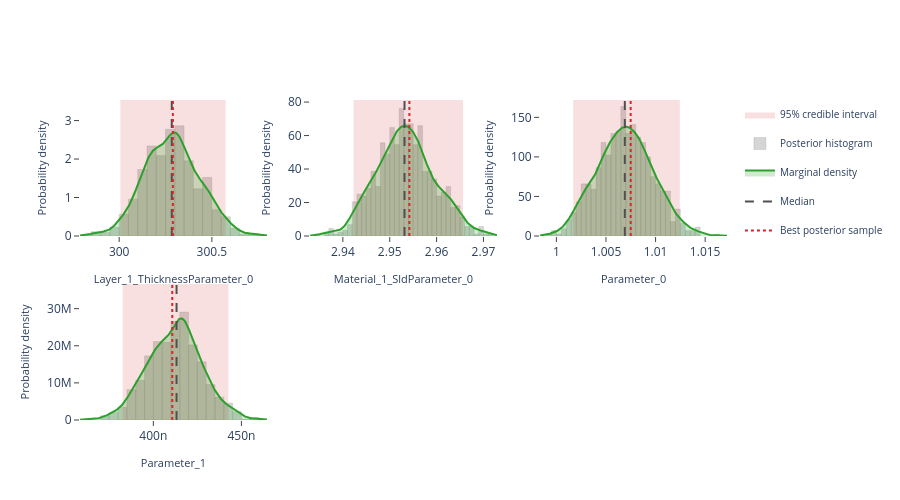

Notebook code for this chart:
### Markdown cell above
## Interactive posterior plots

The next three cells render the same Plotly figures that are shown on the
Bayesian Posterior tab of the EasyReflectometryApp:

* **Marginals** — per-parameter distribution: histogram + smooth KDE marginal,
  shaded 95% credible interval, and median / best-sample lines
  (`plot_distribution` or `posterior.distribution()`)
* **Corner plot** — pairwise marginals + 2-D contours + scatter (`plot_corner`)
* **Traces** — per-chain trace + marginal histogram (`plot_trace`)

The standalone helpers are called with ``return_figure=True`` so they return a
Plotly ``Figure`` that we render in the notebook with ``fig.show()``; the
``PosteriorResults`` methods return the figure directly.

### Code cell
# ---- Marginal posterior distributions ---------------------------------------
# One panel per free parameter, each overlaying the posterior histogram, a
# smooth Gaussian-KDE marginal, the shaded 95% credible interval, and the
# median / best-sample reference lines.  Mirrors the "Marginals" sub-tab in
# the EasyReflectometryApp.

# The PosteriorResults method passes ``logp`` through automatically so the
# best posterior sample (MAP) line is drawn:
fig = posterior.distribution()
fig.show()

# Standalone equivalent (pass ``logp`` to get the best-sample line):
# fig = plot_distribution(
#     posterior.draws,
#     posterior.param_names,
#     logp=posterior.logp,
#     return_figure=True,
# )
# fig.show()

### Figure 1 — Plotly figure (JSON) as saved in the notebook; plotly's stock layout.template omitted (floating-point values rounded to 4 significant figures; data arrays with more than 128 entries replaced by an {"elided": "..."} marker saying what was removed)
{"data": [{"fill": "toself", "fillcolor": "rgba(214, 39, 40, 0.14)", "hoverinfo": "skip", "legendgroup": "95% credible interval", "line": {"color": "rgba(214, 39, 40, 0.14)", "width": 0}, "mode": "lines", "name": "95% credible interval", "showlegend": true, "type": "scatter", "x": [300.0, 300.6, 300.6, 300.0, 300.0], "xaxis": "x", "y": [0.0, 0.0, 3.534, 3.534, 0.0], "yaxis": "y"}, {"histnorm": "probability density", "hovertemplate": "sample=%{x:.4f}<br>density: %{y:.2f}<extra></extra>", "legendgroup": "histogram", "marker": {"color": "rgba(120, 120, 120, 0.38)", "line": {"color": "rgba(120, 120, 120, 0.24)", "width": 1}}, "name": "Posterior histogram", "nbinsx": 40, "opacity": 0.82, "showlegend": true, "type": "histogram", "x": {"elided": "880 float values"}, "xaxis": "x", "yaxis": "y"}, {"fill": "tozeroy", "fillcolor": "rgba(44, 160, 44, 0.22)", "hovertemplate": "Layer_1_ThicknessParameter_0: %{x:.4f}<br>density: %{y:.4f}<extra></extra>", "legendgroup": "marginal", "line": {"color": "rgb(44, 160, 44)", "width": 2}, "mode": "lines", "name": "Marginal density", "showlegend": true, "type": "scatter", "x": {"elided": "256 float values"}, "xaxis": "x", "y": {"elided": "256 float values"}, "yaxis": "y"}, {"hovertemplate": "Median: %{x:.4f}<extra></extra>", "legendgroup": "Median", "line": {"color": "rgb(80, 80, 80)", "dash": "dash", "width": 2}, "mode": "lines", "name": "Median", "showlegend": true, "type": "scatter", "x": [300.3, 300.3], "xaxis": "x", "y": [0.0, 3.534], "yaxis": "y"}, {"hovertemplate": "Best posterior sample: %{x:.4f}<extra></extra>", "legendgroup": "Best posterior sample", "line": {"color": "rgb(214, 39, 40)", "dash": "dot", "width": 2}, "mode": "lines", "name": "Best posterior sample", "showlegend": true, "type": "scatter", "x": [300.3, 300.3], "xaxis": "x", "y": [0.0, 3.534], "yaxis": "y"}, {"fill": "toself", "fillcolor": "rgba(214, 39, 40, 0.14)", "hoverinfo": "skip", "legendgroup": "95% credible interval", "line": {"color": "rgba(214, 39, 40, 0.14)", "width": 0}, "mode": "lines", "name": "95% credible interval", "showlegend": false, "type": "scatter", "x": [2.942, 2.966, 2.966, 2.942, 2.942], "xaxis": "x2", "y": [0.0, 0.0, 81.24, 81.24, 0.0], "yaxis": "y2"}, {"histnorm": "probability density", "hovertemplate": "sample=%{x:.4f}<br>density: %{y:.2f}<extra></extra>", "legendgroup": "histogram", "marker": {"color": "rgba(120, 120, 120, 0.38)", "line": {"color": "rgba(120, 120, 120, 0.24)", "width": 1}}, "name": "Posterior histogram", "nbinsx": 40, "opacity": 0.82, "showlegend": false, "type": "histogram", "x": {"elided": "880 float values"}, "xaxis": "x2", "yaxis": "y2"}, {"fill": "tozeroy", "fillcolor": "rgba(44, 160, 44, 0.22)", "hovertemplate": "Material_1_SldParameter_0: %{x:.4f}<br>density: %{y:.4f}<extra></extra>", "legendgroup": "marginal", "line": {"color": "rgb(44, 160, 44)", "width": 2}, "mode": "lines", "name": "Marginal density", "showlegend": false, "type": "scatter", "x": {"elided": "256 float values"}, "xaxis": "x2", "y": {"elided": "256 float values"}, "yaxis": "y2"}, {"hovertemplate": "Median: %{x:.4f}<extra></extra>", "legendgroup": "Median", "line": {"color": "rgb(80, 80, 80)", "dash": "dash", "width": 2}, "mode": "lines", "name": "Median", "showlegend": false, "type": "scatter", "x": [2.953, 2.953], "xaxis": "x2", "y": [0.0, 81.24], "yaxis": "y2"}, {"hovertemplate": "Best posterior sample: %{x:.4f}<extra></extra>", "legendgroup": "Best posterior sample", "line": {"color": "rgb(214, 39, 40)", "dash": "dot", "width": 2}, "mode": "lines", "name": "Best posterior sample", "showlegend": false, "type": "scatter", "x": [2.954, 2.954], "xaxis": "x2", "y": [0.0, 81.24], "yaxis": "y2"}, {"fill": "toself", "fillcolor": "rgba(214, 39, 40, 0.14)", "hoverinfo": "skip", "legendgroup": "95% credible interval", "line": {"color": "rgba(214, 39, 40, 0.14)", "width": 0}, "mode": "lines", "name": "95% credible interval", "showlegend": false, "type": "scatter", "x": [1.002, 1.012, 1.012, 1.002, 1.002], "xaxis": "x3", "y": [0.0, 0.0, 171.9, 171.9, 0.0], "yaxis": "y3"}, {"histnorm": "probability density", "hovertemplate": "sample=%{x:.4f}<br>density: %{y:.2f}<extra></extra>", "legendgroup": "histogram", "marker": {"color": "rgba(120, 120, 120, 0.38)", "line": {"color": "rgba(120, 120, 120, 0.24)", "width": 1}}, "name": "Posterior histogram", "nbinsx": 40, "opacity": 0.82, "showlegend": false, "type": "histogram", "x": {"elided": "880 float values"}, "xaxis": "x3", "yaxis": "y3"}, {"fill": "tozeroy", "fillcolor": "rgba(44, 160, 44, 0.22)", "hovertemplate": "Parameter_0: %{x:.4f}<br>density: %{y:.4f}<extra></extra>", "legendgroup": "marginal", "line": {"color": "rgb(44, 160, 44)", "width": 2}, "mode": "lines", "name": "Marginal density", "showlegend": false, "type": "scatter", "x": {"elided": "256 float values"}, "xaxis": "x3", "y": {"elided": "256 float values"}, "yaxis": "y3"}, {"hovertemplate": "Median: %{x:.4f}<extra></extra>", "legendgroup": "Median", "line": {"color": "rgb(80, 80, 80)", "dash": "dash", "width": 2}, "mode": "lines", "name": "Median", "showlegend": false, "type": "scatter", "x": [1.007, 1.007], "xaxis": "x3", "y": [0.0, 171.9], "yaxis": "y3"}, {"hovertemplate": "Best posterior sample: %{x:.4f}<extra></extra>", "legendgroup": "Best posterior sample", "line": {"color": "rgb(214, 39, 40)", "dash": "dot", "width": 2}, "mode": "lines", "name": "Best posterior sample", "showlegend": false, "type": "scatter", "x": [1.007, 1.007], "xaxis": "x3", "y": [0.0, 171.9], "yaxis": "y3"}, {"fill": "toself", "fillcolor": "rgba(214, 39, 40, 0.14)", "hoverinfo": "skip", "legendgroup": "95% credible interval", "line": {"color": "rgba(214, 39, 40, 0.14)", "width": 0}, "mode": "lines", "name": "95% credible interval", "showlegend": false, "type": "scatter", "x": [3.826e-07, 4.426e-07, 4.426e-07, 3.826e-07, 3.826e-07], "xaxis": "x4", "y": [0.0, 0.0, 36640000.0, 36640000.0, 0.0], "yaxis": "y4"}, {"histnorm": "probability density", "hovertemplate": "sample=%{x:.4f}<br>density: %{y:.2f}<extra></extra>", "legendgroup": "histogram", "marker": {"color": "rgba(120, 120, 120, 0.38)", "line": {"color": "rgba(120, 120, 120, 0.24)", "width": 1}}, "name": "Posterior histogram", "nbinsx": 40, "opacity": 0.82, "showlegend": false, "type": "histogram", "x": {"elided": "880 float values"}, "xaxis": "x4", "yaxis": "y4"}, {"fill": "tozeroy", "fillcolor": "rgba(44, 160, 44, 0.22)", "hovertemplate": "Parameter_1: %{x:.4f}<br>density: %{y:.4f}<extra></extra>", "legendgroup": "marginal", "line": {"color": "rgb(44, 160, 44)", "width": 2}, "mode": "lines", "name": "Marginal density", "showlegend": false, "type": "scatter", "x": {"elided": "256 float values"}, "xaxis": "x4", "y": {"elided": "256 float values"}, "yaxis": "y4"}, {"hovertemplate": "Median: %{x:.4f}<extra></extra>", "legendgroup": "Median", "line": {"color": "rgb(80, 80, 80)", "dash": "dash", "width": 2}, "mode": "lines", "name": "Median", "showlegend": false, "type": "scatter", "x": [4.132e-07, 4.132e-07], "xaxis": "x4", "y": [0.0, 36640000.0], "yaxis": "y4"}, {"hovertemplate": "Best posterior sample: %{x:.4f}<extra></extra>", "legendgroup": "Best posterior sample", "line": {"color": "rgb(214, 39, 40)", "dash": "dot", "width": 2}, "mode": "lines", "name": "Best posterior sample", "showlegend": false, "type": "scatter", "x": [4.108e-07, 4.108e-07], "xaxis": "x4", "y": [0.0, 36640000.0], "yaxis": "y4"}], "layout": {"barmode": "overlay", "height": 500, "legend": {"font": {"size": 10}}, "plot_bgcolor": "white", "showlegend": true, "xaxis": {"anchor": "y", "domain": [0.0, 0.2889], "range": [299.8, 300.8], "showgrid": false, "ticks": "outside", "title": {"font": {"size": 11}, "text": "Layer_1_ThicknessParameter_0"}, "zeroline": false}, "xaxis2": {"anchor": "y2", "domain": [0.3556, 0.6444], "range": [2.933, 2.973], "showgrid": false, "ticks": "outside", "title": {"font": {"size": 11}, "text": "Material_1_SldParameter_0"}, "zeroline": false}, "xaxis3": {"anchor": "y3", "domain": [0.7111, 1.0], "range": [0.9984, 1.017], "showgrid": false, "ticks": "outside", "title": {"font": {"size": 11}, "text": "Parameter_0"}, "zeroline": false}, "xaxis4": {"anchor": "y4", "domain": [0.0, 0.2889], "range": [3.584e-07, 4.645e-07], "showgrid": false, "ticks": "outside", "title": {"font": {"size": 11}, "text": "Parameter_1"}, "zeroline": false}, "xaxis5": {"anchor": "y5", "domain": [0.3556, 0.6444], "showgrid": false, "ticks": "outside", "zeroline": false}, "xaxis6": {"anchor": "y6", "domain": [0.7111, 1.0], "showgrid": false, "ticks": "outside", "zeroline": false}, "yaxis": {"anchor": "x", "domain": [0.575, 1.0], "range": [0.0, 3.534], "showgrid": false, "ticks": "outside", "title": {"font": {"size": 11}, "text": "Probability density"}, "zeroline": false}, "yaxis2": {"anchor": "x2", "domain": [0.575, 1.0], "range": [0.0, 81.24], "showgrid": false, "ticks": "outside", "title": {"font": {"size": 11}, "text": "Probability density"}, "zeroline": false}, "yaxis3": {"anchor": "x3", "domain": [0.575, 1.0], "range": [0.0, 171.9], "showgrid": false, "ticks": "outside", "title": {"font": {"size": 11}, "text": "Probability density"}, "zeroline": false}, "yaxis4": {"anchor": "x4", "domain": [0.0, 0.425], "range": [0.0, 36640000.0], "showgrid": false, "ticks": "outside", "title": {"font": {"size": 11}, "text": "Probability density"}, "zeroline": false}, "yaxis5": {"anchor": "x5", "domain": [0.0, 0.425], "showgrid": false, "ticks": "outside", "zeroline": false}, "yaxis6": {"anchor": "x6", "domain": [0.0, 0.425], "showgrid": false, "ticks": "outside", "zeroline": false}}}
